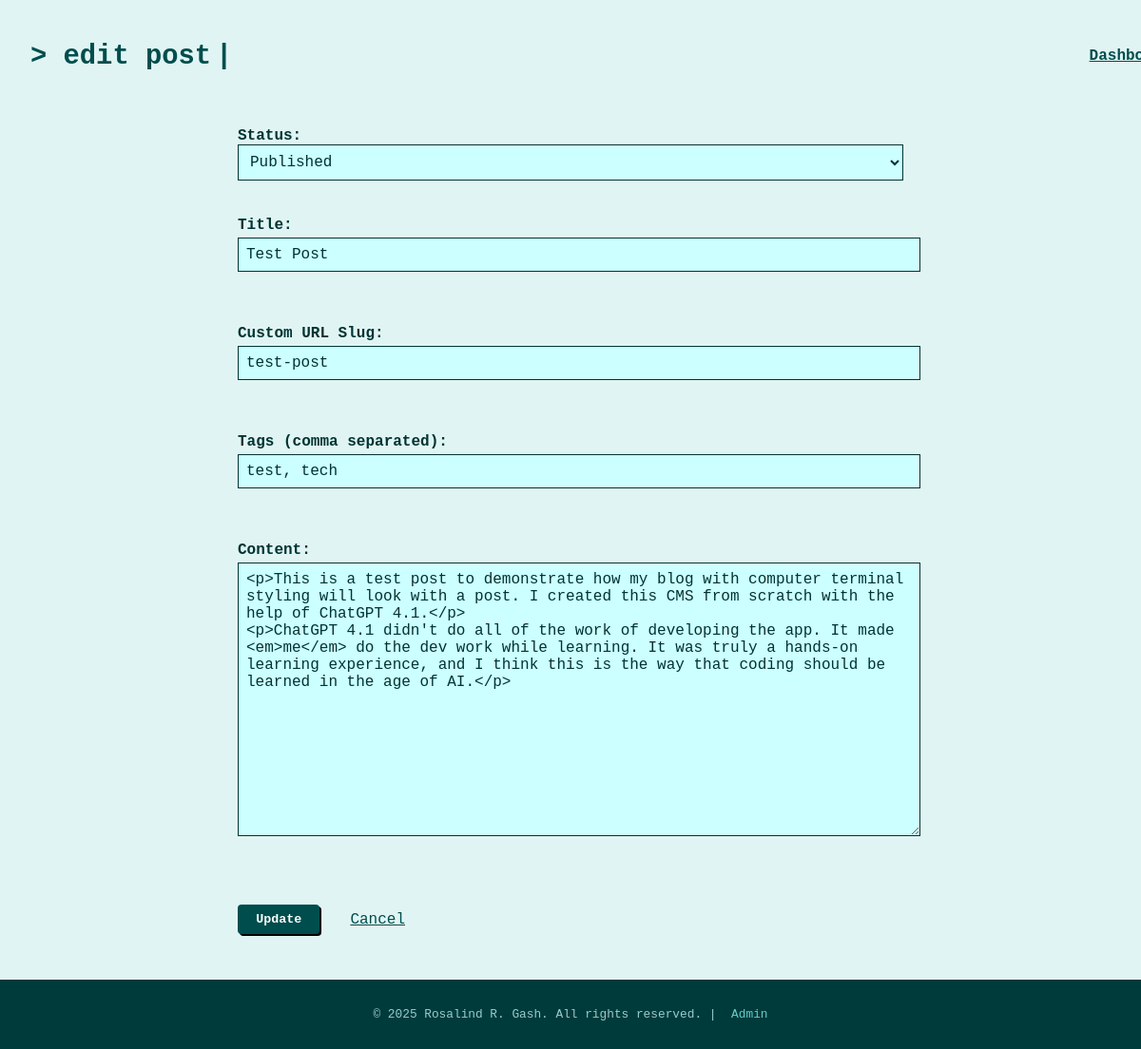
Page /edit/test-post (signed in) on the committed database.
### tables this page shows
CREATE TABLE "posts" (
	"id"	INTEGER,
	"title"	TEXT NOT NULL,
	"content"	TEXT NOT NULL,
	"slug"	TEXT NOT NULL UNIQUE,
	"tags"	TEXT,
	"created_at"	TIMESTAMP DEFAULT CURRENT_TIMESTAMP,
	"status"	TEXT NOT NULL,
	"format"	TEXT NOT NULL DEFAULT 'standard',
	PRIMARY KEY("id" AUTOINCREMENT)
);

### app.py (the view, shortened to what this page needs)
@app.route('/edit/<slug>', methods=["GET", "POST"])
def edit(slug):
    if not session.get("logged_in"):
        return redirect(url_for("login"))
    with sqlite3.connect(DATABASE) as conn:
        conn.row_factory = sqlite3.Row  # This makes results accessible as dictionaries
        cursor = conn.execute("SELECT * FROM posts WHERE slug = ?", (slug,))
        post = cursor.fetchone()
        if post is None:
            return "Post not found", 404
    error = None
    return render_template("edit_post.html", post=post, error=error)

### templates/edit_post.html (shortened to what this page needs)
{% extends "base.html" %}
{% block body_class %}edit-post-page{% endblock %}
{% block body_id %}edit-post-page{% endblock %}
{% block content %}
   <div class="form-container">
    <form method="POST">
      <label for="status">Status:</label><br />
      <select id="status" name="status">
        <option value="published" {% if post['status'] == 'published' %}selected{% endif %}>Published</option>
      </select><br /><br />
      <label for="title">Title:</label><br />
      <input type="text" id="title" name="title" value="{{ post['title'] }}" /><br /><br />
      <label for="slug">Custom URL Slug:</label><br />
      <input type="text" id="slug" name="slug" value="{{ post['slug'] }}" /><br /><br />
      <label for="tags">Tags (comma separated):</label><br />
      <input type="text" id="tags" name="tags" value="{{ post['tags'] }}" /><br /><br />
      <label for="content">Content:</label><br />
      <textarea id="content" name="content" rows="15">{{ post['content'] }}</textarea><br /><br />
      <div class="button-row">
        <button type="submit" class="update-button">Update</button>
        <a href="{{ url_for('dashboard') }}" class="cancel-link">Cancel</a>
      </div>
    </form>
   </div>
{% endblock %}

### static/style_dashboard_merged.css (style rules this page uses)
body, html { background-color: #e0f5f3; color: #004d4d; font-family: "Courier New", monospace; height: 100%; margin: 0; overflow-x: hidden; padding: 0; }
.button-row { align-items: center; display: flex; gap: 1rem; margin-top: 1rem; }
form { box-sizing: border-box; max-width: 800px; width: 100%; }
.form-container { max-width: 700px; margin: 0 auto; padding: 1rem; }
form input[type="password"], form input[type="text"], form textarea { background-color: #ccffff; border: 1px solid #003333; color: #003333; display: block; font-family: monospace; font-size: 1rem; margin-bottom: 1.25rem; margin-top: 0.25rem; max-width: 800px; padding: 0.5rem; width: 100%; }
form select { background-color: #ccffff; border: 1px solid #003333; color: #003333; font-family: monospace; font-size: 1rem; padding: 0.5rem; width: 100%; margin-bottom: 1.25rem; }
input, textarea { display: block; font-family: monospace; width: 100%; }
label { color: #003333; font-family: monospace; font-size: 1rem; font-weight: bold; }
textarea { font-size: 1rem; }
.update-button { background-color: #004d4d; color: #fff; border: none; padding: 0.5rem 1.2rem; font-weight: bold; font-family: monospace; cursor: pointer; border-radius: 4px; box-shadow: 2px 2px #000; transition: background-color 0.2s ease; }
.cancel-link { margin-left: 1rem; color: #004d4d; text-decoration: underline; font-family: monospace; background: none; border: none; padding: 0; font-size: 1rem; cursor: pointer; }

### rows in the picture
posts: status "Published", title "Test Post", slug "test-post", tags "test, tech", content "<p>This is a test post to demonstrate how my blog with computer terminal styling will look with a post. I created this CMS from scratch with the help of ChatGPT 4.1.</p> <p>ChatGPT 4.1 didn't do all of the work of developing the app. It made <em>me</em> do the dev work while learning. It was truly a hands-on learning experience, and I think this is the way that coding should be learned in the age of AI.</p>"
